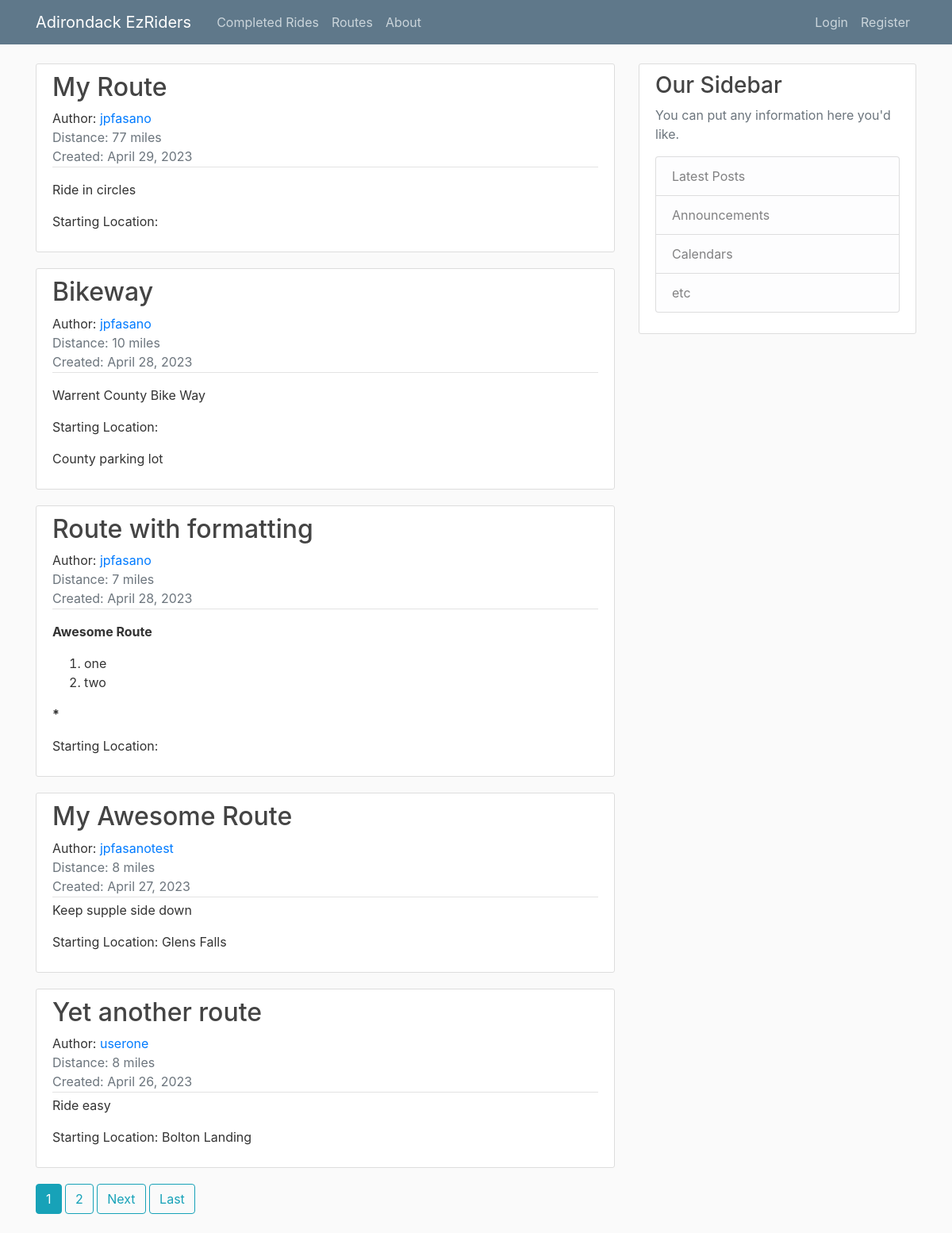
The app's page /routes/, older data.
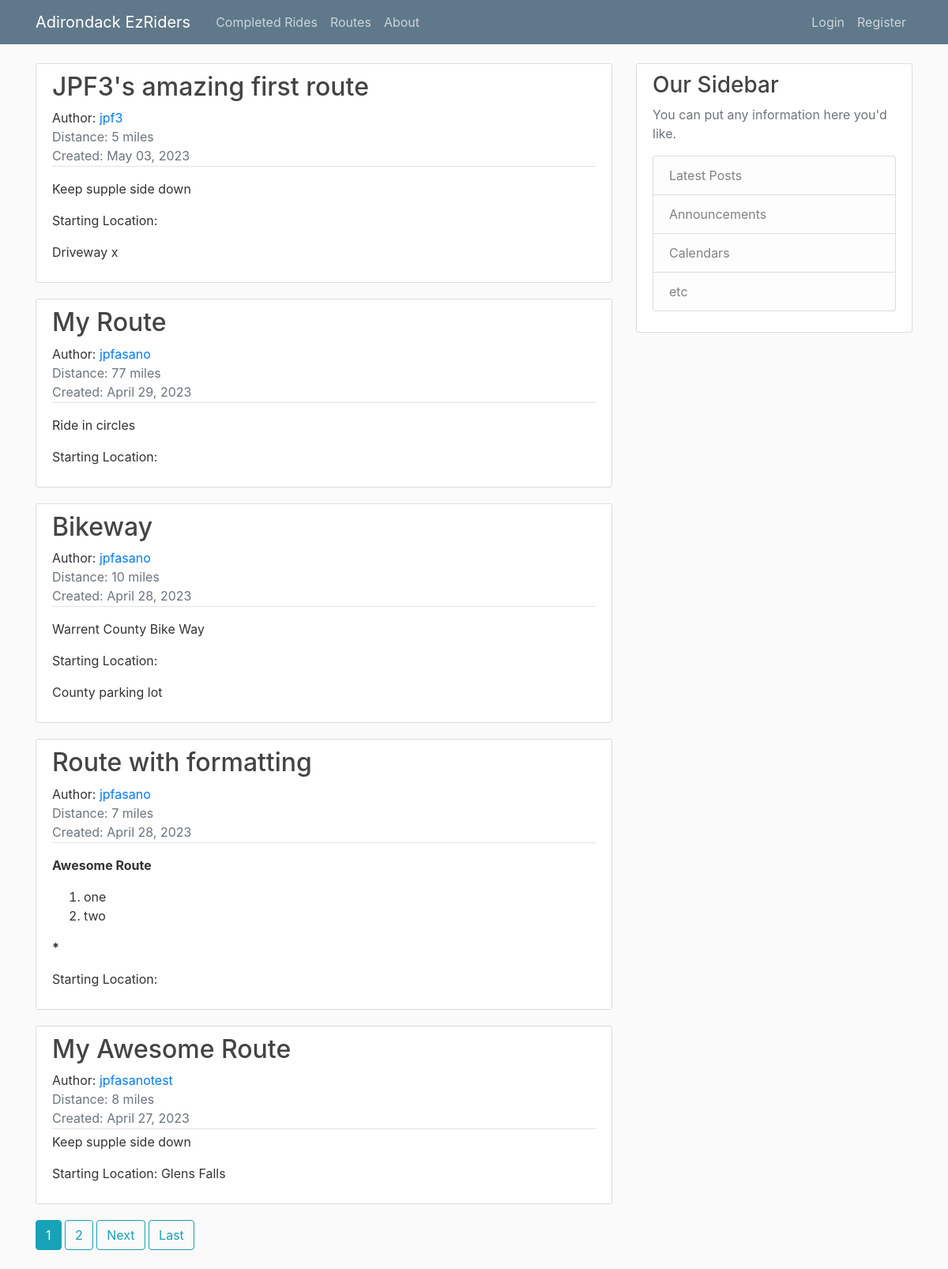
The same page, newer data.
### routes/models.py (models this page shows, shortened)
class Route(models.Model):
    route_name = models.CharField(max_length=100)
    description = RichTextField(blank=True, null=True)
    date_posted = models.DateTimeField(default=timezone.now)
    distance = models.PositiveSmallIntegerField()
    start_location = RichTextField(blank=True, null=True)
    author = models.ForeignKey(User, blank=True, null=True, on_delete=models.SET_NULL)

### routes/views.py (the view)
# urls.py: path('', RoutesListView.as_view(), name='routes'),
class RoutesListView(ListView):
    model = Route
    template_name = 'routes/routes.html'  # <app>/<model>_<viewtype>.html
    context_object_name = 'routes'
    ordering = ['-date_posted']  # Newest to oldest
    paginate_by = 5

### routes/templates/routes/routes.html (shortened to what this page needs)
{% extends "base.html" %}
{% block content %}
    {% for route in routes %}
        <article class="media content-section">
          <div class="media-body">
            <h2><a class="article-title" href="{% url 'route-detail' route.id %}">{{ route.route_name }}</a></h2>
            <div class="article-metadata">
              Author: <a class="mr-2" href="{% url 'user-routes' route.author.username  %}">{{ route.author }}</a>
              <div class="text-muted">Distance: {{  route.distance }} miles</div>
              <div class="text-muted">Created: {{ route.date_posted|date:"F d, Y" }}</div>
            </div>
            <p class="article-content">{{ route.description|safe }}</p>
            <p class="article-content">Starting Location: {{ route.start_location|safe }}</p>
          </div>
        </article>
    {% endfor %}
    {% if is_paginated %}
        {% for num in page_obj.paginator.page_range %}
            {% if page_obj.number == num %}
                <a class="btn btn-info mb-4" href="?page={{ num }}">{{ num }}</a>
            {% elif num > page_obj.number|add:'-3' or num < page_obj.number|add:'3'%}
                <a class="btn btn-outline-info mb-4" href="?page={{ num }}">{{ num }}</a>
            {% endif %}
        {% endfor %}
        {% if page_obj.has_next %}
            <a class="btn btn-outline-info mb-4" href="?page={{ page_obj.next_page_number }}">Next</a>
            <a class="btn btn-outline-info mb-4" href="?page={{ page_obj.paginator.num_pages }}">Last</a>
        {% endif %}
    {% endif %}
{% endblock content %}

### templates/base.html (shortened to what this page needs)
{% load static %}
<!DOCTYPE html>
<html>
<head>
    <link rel="stylesheet" href="https://maxcdn.bootstrapcdn.com/bootstrap/4.0.0/css/bootstrap.min.css">
    <link rel="stylesheet" type="text/css" href="{% static 'main.css' %}">
</head>
<body>
    <header class="site-header">
      <nav class="navbar navbar-expand-md navbar-dark bg-steel fixed-top">
        <div class="container">
          <a class="navbar-brand mr-4" href="{% url 'home' %}">Adirondack EzRiders</a>
          <div class="collapse navbar-collapse" id="navbarToggle">
            <div class="navbar-nav mr-auto">
              <a class="nav-item nav-link" href="{% url 'rides' %}">Completed Rides</a>
              <a class="nav-item nav-link" href="{% url 'routes' %}">Routes</a>
              <a class="nav-item nav-link" href="{% url 'routes-about' %}">About</a>
            </div>
            <div class="navbar-nav">
              {% if user.is_authenticated %}
                  <a class="nav-item nav-link" href="{% url 'profile' %}">Profile</a>
                  <a class="nav-item nav-link" href="{% url 'ride-create' %}">Schedule a Ride</a>
                  <a class="nav-item nav-link" href="{% url 'route-create' %}">Create a Route</a>
                  <a class="nav-item nav-link" href="{% url 'logout' %}">Logout</a>
              {% else %}
                  <a class="nav-item nav-link" href="{% url 'login' %}">Login</a>
                  <a class="nav-item nav-link" href="{% url 'register' %}">Register</a>
              {% endif %}
            </div>
          </div>
        </div>
      </nav>
    </header>
    <main role="main" class="container">
      <div class="row">
        <div class="col-md-8">
          {% block content %}{% endblock %}
        </div>
        <div class="col-md-4">
          <div class="content-section">
            <h3>Our Sidebar</h3>
            <p class='text-muted'>You can put any information here you'd like.
              <ul class="list-group">
                <li class="list-group-item list-group-item-light">Latest Posts</li>
                <li class="list-group-item list-group-item-light">Announcements</li>
                <li class="list-group-item list-group-item-light">Calendars</li>
                <li class="list-group-item list-group-item-light">etc</li>
              </ul>
            </p>
          </div>
        </div>
      </div>
    </main>
</body>
</html>

### static/main.css (style rules this page uses)
body { background: #fafafa; color: #333333; margin-top: 5rem; }
h1, h2, h3, h4, h5, h6 { color: #444444; }
ul { margin: 0; }
.bg-steel { background-color: #5f788a; }
.site-header .navbar-nav .nav-link { color: #cbd5db; }
.content-section { background: #ffffff; padding: 10px 20px; border: 1px solid #dddddd; border-radius: 3px; margin-bottom: 20px; }
.article-title { color: #444444; }
.article-content { white-space: pre-line; }
.article-metadata { padding-bottom: 1px; margin-bottom: 4px; border-bottom: 1px solid #e3e3e3 }

Row changes from the older to the newer data that the page shows:
no longer on this page (row unchanged): Route: route_name "Yet another route", author "userone", distance "8", date_posted "April 26, 2023", description "Ride easy", start_location "Bolton Landing"
added Route: route_name "JPF3's amazing first route", author "jpf3", distance "5", date_posted "May 03, 2023", description "Keep supple side down", start_location "Driveway x"
